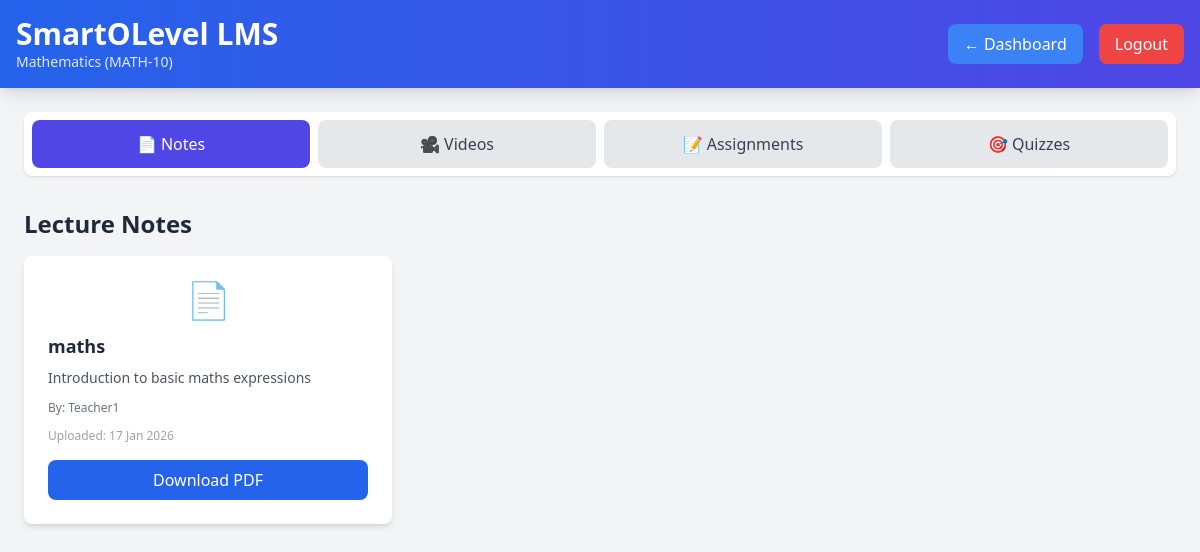
/student_subject_view.php?id=7 (signed in), run on the app's committed database.
### tables this page shows
CREATE TABLE subjects (
    subject_id INT AUTO_INCREMENT PRIMARY KEY,
    subject_name VARCHAR(255) NOT NULL,
    subject_code VARCHAR(20) NOT NULL UNIQUE,
    grade_level ENUM('10','11') NOT NULL,
    subject_category ENUM('Language', 'Mathematics', 'Science', 'Social Studies', 'Religion', 'Other') NOT NULL,
    description TEXT NULL,
    is_active BOOLEAN DEFAULT TRUE,
    created_at TIMESTAMP DEFAULT CURRENT_TIMESTAMP
);

CREATE TABLE lecture_notes (
    note_id INT AUTO_INCREMENT PRIMARY KEY,
    subject_id INT NOT NULL,
    teacher_id INT NOT NULL,
    title VARCHAR(255) NOT NULL,  
    description TEXT NULL,
    file_path VARCHAR(255) NOT NULL,
    file_type VARCHAR(10) NOT NULL,
    file_size INT NOT NULL,
    uploaded_at TIMESTAMP DEFAULT CURRENT_TIMESTAMP,
    is_active BOOLEAN DEFAULT TRUE,
    download_count INT DEFAULT 0,
    FOREIGN KEY (subject_id) REFERENCES subjects(subject_id) ON DELETE CASCADE,
    FOREIGN KEY (teacher_id) REFERENCES users(user_id) ON DELETE CASCADE
);

CREATE TABLE users (
    user_id INT AUTO_INCREMENT PRIMARY KEY,
    full_name VARCHAR(255) NOT NULL,
    email VARCHAR(100) NOT NULL UNIQUE,
    password_hash VARCHAR(255) NOT NULL,
    role ENUM('student', 'admin', 'teacher') DEFAULT 'student',
    grade ENUM('10','11') NULL,
    phone VARCHAR(20) NULL,
    address TEXT NULL,
    is_active BOOLEAN DEFAULT TRUE,
    created_at TIMESTAMP DEFAULT CURRENT_TIMESTAMP,
    last_login TIMESTAMP NULL,
    INDEX idx_email (email),
    INDEX idx_role (role)
);

### config.php (called while the page is built, shortened)
<?php
function formatDate($date) {
    return date('d M Y', strtotime($date));
}
?>

### student_subject_view.php (the view, shortened to what this page needs)
<?php
require_once 'config.php';
$student_id = $_SESSION['user_id'];
$subject_id = isset($_GET['id']) ? intval($_GET['id']) : 0;
$subject_query = "SELECT s.* FROM subjects s
                  INNER JOIN student_subjects ss ON s.subject_id = ss.subject_id
                  WHERE ss.student_id = ? AND s.subject_id = ?";
$stmt = $conn->prepare($subject_query);
$stmt->bind_param("ii", $student_id, $subject_id);
$stmt->execute();
$subject = $stmt->get_result()->fetch_assoc();
$notes_query = "SELECT ln.*, u.full_name as teacher_name
                FROM lecture_notes ln
                INNER JOIN users u ON ln.teacher_id = u.user_id
                WHERE ln.subject_id = ? AND ln.is_active = 1
                ORDER BY ln.uploaded_at DESC";
$stmt = $conn->prepare($notes_query);
$stmt->bind_param("i", $subject_id);
$stmt->execute();
$notes = $stmt->get_result();
?>
<!DOCTYPE html>
<html lang="en">
<head>
    <script src="https://cdn.tailwindcss.com"></script>
</head>
<body class="bg-gray-100 min-h-screen">
    <header class="bg-gradient-to-r from-blue-600 to-indigo-600 text-white p-4 shadow-lg">
        <div class="max-w-7xl mx-auto flex justify-between items-center">
            <div>
                <h1 class="text-3xl font-bold">SmartOLevel LMS</h1>
                <p class="text-sm text-blue-100"><?php echo htmlspecialchars($subject['subject_name']); ?> (<?php echo htmlspecialchars($subject['subject_code']); ?>)</p>
            </div>
            <div class="flex items-center gap-4">
                <a href="student_dashboard.php" class="px-4 py-2 bg-blue-500 text-white rounded-lg hover:bg-blue-600 transition">← Dashboard</a>
                <a href="logout.php" class="px-4 py-2 bg-red-500 text-white rounded-lg hover:bg-red-600 transition">Logout</a>
            </div>
        </div>
    </header>
    <div class="max-w-7xl mx-auto p-6">
        <div class="flex flex-wrap gap-2 mb-8 bg-white p-2 rounded-lg shadow">
            <button id="tab-notes" onclick="showTab('notes')" class="flex-1 px-6 py-3 bg-indigo-600 text-white rounded-lg transition font-medium">📄 Notes</button>
            <button id="tab-videos" onclick="showTab('videos')" class="flex-1 px-6 py-3 bg-gray-200 text-gray-700 rounded-lg hover:bg-gray-300 transition font-medium">🎥 Videos</button>
            <button id="tab-assignments" onclick="showTab('assignments')" class="flex-1 px-6 py-3 bg-gray-200 text-gray-700 rounded-lg hover:bg-gray-300 transition font-medium">📝 Assignments</button>
            <button id="tab-quizzes" onclick="showTab('quizzes')" class="flex-1 px-6 py-3 bg-gray-200 text-gray-700 rounded-lg hover:bg-gray-300 transition font-medium">🎯 Quizzes</button>
        </div>
        <div id="content-notes" class="tab-content">
            <h2 class="text-2xl font-bold text-gray-800 mb-4">Lecture Notes</h2>
            <?php if ($notes->num_rows > 0): ?>
                <div class="grid grid-cols-1 md:grid-cols-2 lg:grid-cols-3 gap-6">
                <?php while ($note = $notes->fetch_assoc()): ?>
                    <div class="bg-white rounded-lg shadow-md p-6 hover:shadow-lg transition">
                        <div class="text-4xl mb-3 text-center">📄</div>
                        <h3 class="text-lg font-bold text-gray-800 mb-2"><?php echo htmlspecialchars($note['title']); ?></h3>
                        <?php if ($note['description']): ?>
                        <p class="text-sm text-gray-600 mb-3"><?php echo htmlspecialchars($note['description']); ?></p>
                        <?php endif; ?>
                        <p class="text-xs text-gray-500 mb-3">By: <?php echo htmlspecialchars($note['teacher_name']); ?></p>
                        <p class="text-xs text-gray-400 mb-4">Uploaded: <?php echo formatDate($note['uploaded_at']); ?></p>
                        <a href="<?php echo htmlspecialchars($note['file_path']); ?>" target="_blank" download
                           class="block text-center px-4 py-2 bg-blue-600 text-white rounded-lg hover:bg-blue-700 transition">
                            Download PDF
                        </a>
                    </div>
                <?php endwhile; ?>
                </div>
            <?php endif; ?>
        </div>
    </div>
</body>
</html>

### data on the page
subjects: subject_name "Mathematics", subject_code "MATH-10"
lecture_notes: title "maths", description "Introduction to basic maths expressions", teacher.full_name "Teacher1", uploaded_at "17 Jan 2026"
